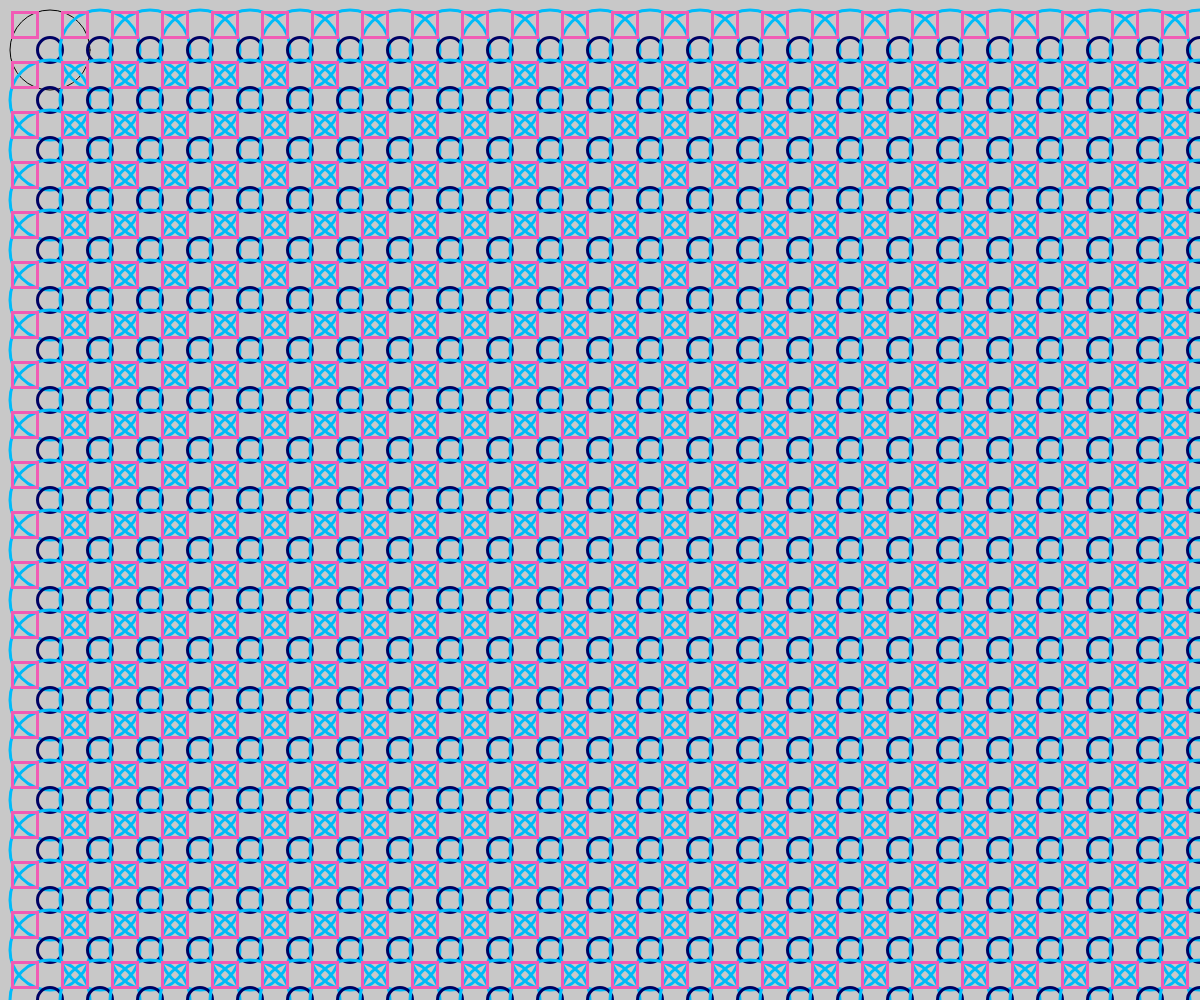
Frame 1 (no input)
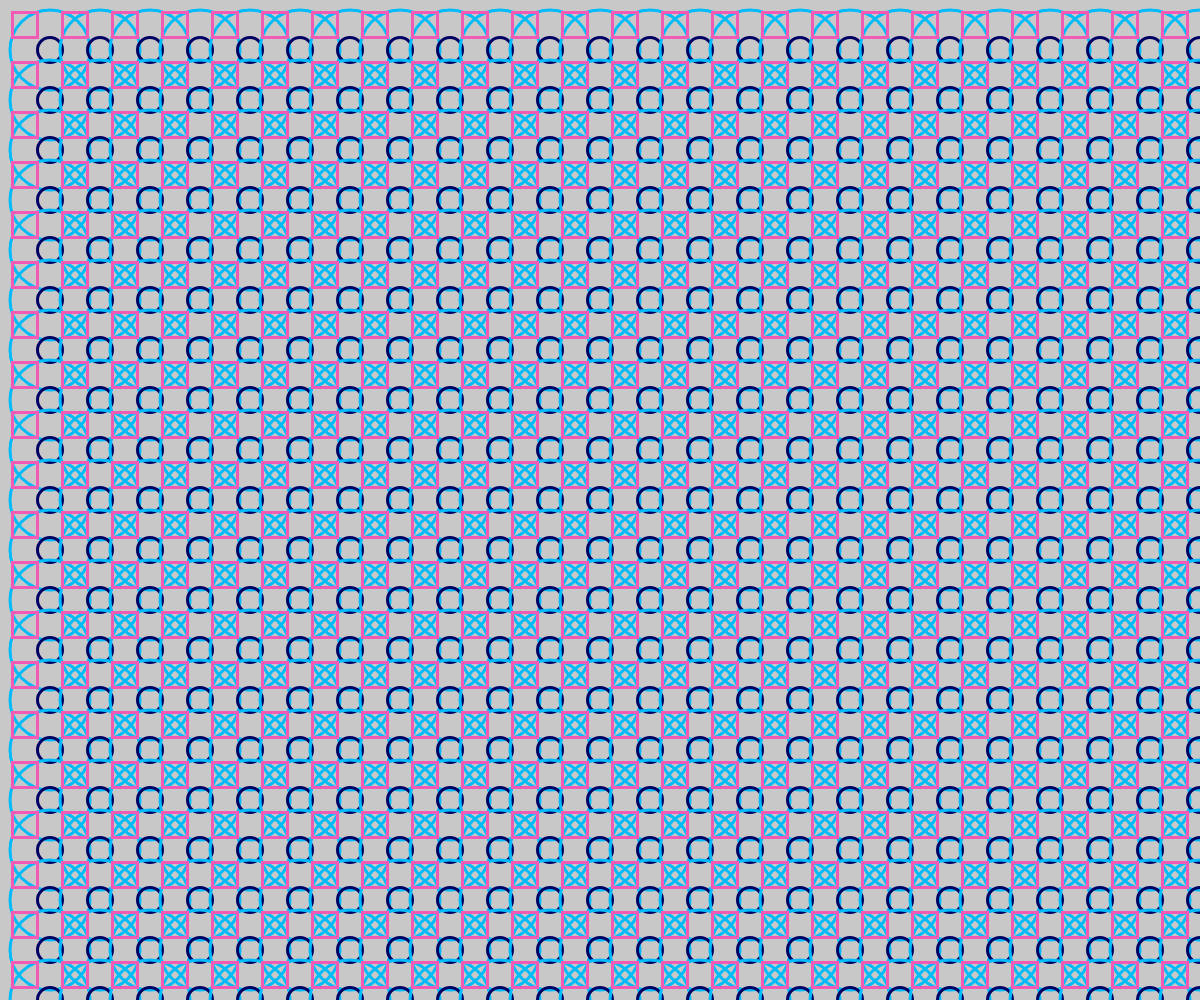
Frame 60 (no input)
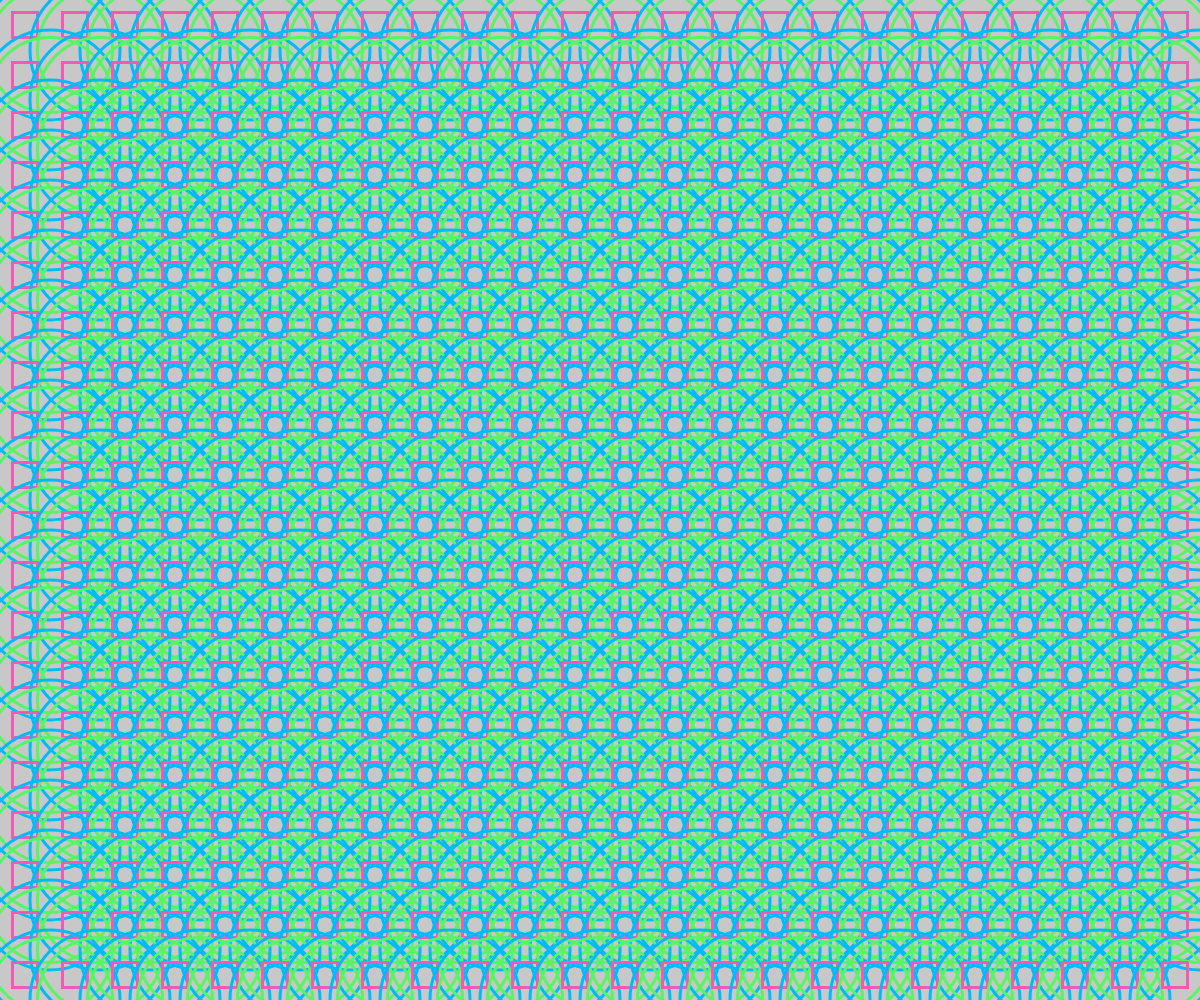
Frame 120 (the mouse pressed at the canvas centre since frame 60)

The p5.js sketch that drew these frames (run headless with seeded random() and noise() and a simulated clock; from frame 60 on, the mouse is pressed at the canvas centre):

// p5.js sketch
// ── sketch.js
function setup() {
  createCanvas(windowWidth, windowHeight);
}

function draw() {
  background(200);
  noFill() 
  rectMode(CENTER)


  // ellipse(50,50,80)
  //     stroke(mouseX%256,mouseY%256,100)
  //     strokeWeight(3)
  //     ellipse(50,50,25)
  //     stroke("#f15bb5")
  //     rect(25,25,25)
  //     stroke("#00bbf9")

  //     ellipse(50+(1*50),50,80)
  //     stroke(mouseX%256,mouseY%256,100)
  //     strokeWeight(3)
  //     ellipse(50+(1*50),50,25)
  //     stroke("#f15bb5")
  //     rect(25+(1*50),25,25)
  //     stroke("#00bbf9")

      

      // ellipse(50+(2*50),50,80+mouseX/10)
      // stroke(mouseX%256,mouseY%256,100)
      // strokeWeight(3)
      // ellipse(50+(2*50),50,25+mouseY/5)
      // stroke("#f15bb5")
      // rect(25+(2*50),25,25)
      // stroke("#00bbf9")

    
    // for(var i=0;i<(width/50);i=i+1)
    // {
    //   ellipse(50+(i*50),50,80)
    //   stroke(mouseX%256,mouseY%256,100)
    //   strokeWeight(3)
    //   ellipse(50+(i*50),50,25)
    //   stroke("#f15bb5")
    //   rect(25+(i*50),25+1*50,25)
    //   stroke("#00bbf9")
    // }
  
    
  for(var j=0;j<(height/50);j++) {
    for(var i=0;i<(width/50);i=i+1)
    {
      ellipse(50+(i*50),50+(j*50),80+mouseX/10)
      stroke(mouseX%256,mouseY%256,100)
      strokeWeight(3)
      ellipse(50+(i*50),50+(j*50),25+mouseY/5)
      stroke("#f15bb5")
      rect(25+(i*50),25+(j*50),25)
      stroke("#00bbf9")
    }

  }

}
